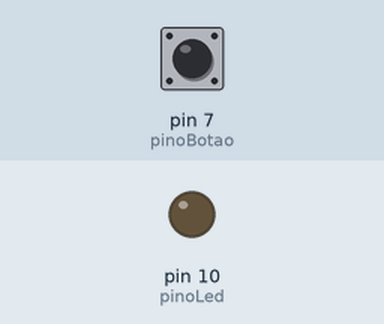
This sketch was run on a simulated Arduino Uno, built with avr-gcc and run on an emulated ATmega328P. Shown: output pins drawn as LEDs (lit = HIGH). Dashed ring = blinking. The inputs (shaded band) are chosen by the test bench; at power-on: pin 7 (pinoBotao) HIGH.

Above: at 1.2 s.
1.3 s: pin 7 (pinoBotao) pulled LOW for 1 s
At 2.5 s:
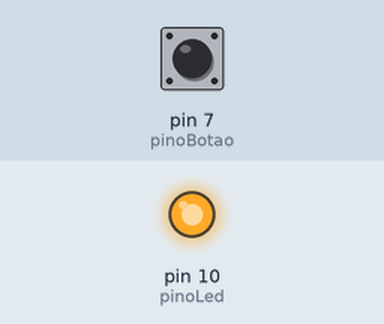
3.8 s: pin 7 (pinoBotao) pulled LOW for 0.15 s
At 5.0 s:
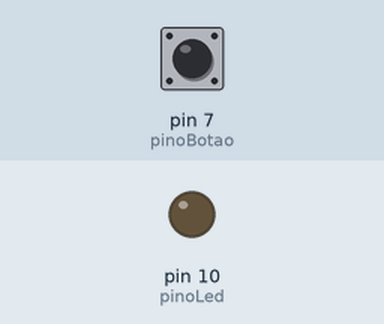
5.4 s: pin 7 (pinoBotao) pulled LOW for 3.2 s
At 5.5 s:
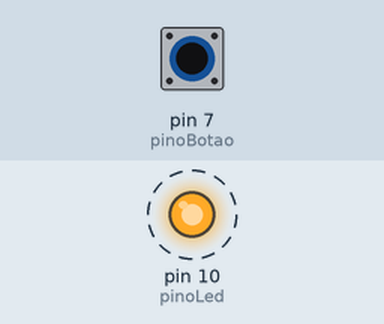
Timing chart, 0 to 9.9 s (numbered marks = the images above; inputs shaded):
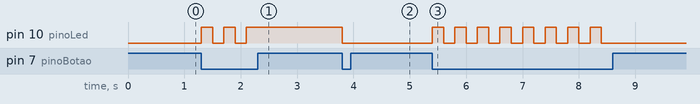

Measured:
- after the input at 1.3 s, pin 10 (pinoLed): alternates HIGH for 0.20 s and LOW for 0.20 s, 5 changes in all, then stays HIGH, starting at once
- after the input at 3.8 s, pin 10 (pinoLed): HIGH → LOW at once
- after the input at 5.4 s, pin 10 (pinoLed): alternates HIGH for 0.20 s and LOW for 0.20 s, 16 changes in all, then stays LOW, starting at once

The sketch:

Projeto8InterruptorLigaDesliga.ino
```cpp
// PROJETO 8: Interruptor Liga-Desliga
// Autor: Augusto Queiroz

// --- Declaração de Variáveis ---
int pinoBotao = 7;
int pinoLed = 10;
bool estadoLed = LOW; // Variável para "lembrar" se o LED está aceso (HIGH) ou apagado (LOW).

void setup()
{
    pinMode(pinoBotao, INPUT_PULLUP);
    pinMode(pinoLed, OUTPUT);
}

void loop()
{
    // SE o botão for pressionado (leitura == LOW)...
    if (digitalRead(pinoBotao) == LOW)
    {
        // 1. Inverte o estado do LED. O "!" significa NÃO.
        // Se estadoLed era LOW, vira HIGH. Se era HIGH, vira LOW.
        estadoLed = !estadoLed;

        // 2. Aplica o novo estado ao LED.
        digitalWrite(pinoLed, estadoLed);

        // 3. Pequeno delay para estabilizar a leitura.
        delay(200);
    }
}
```
